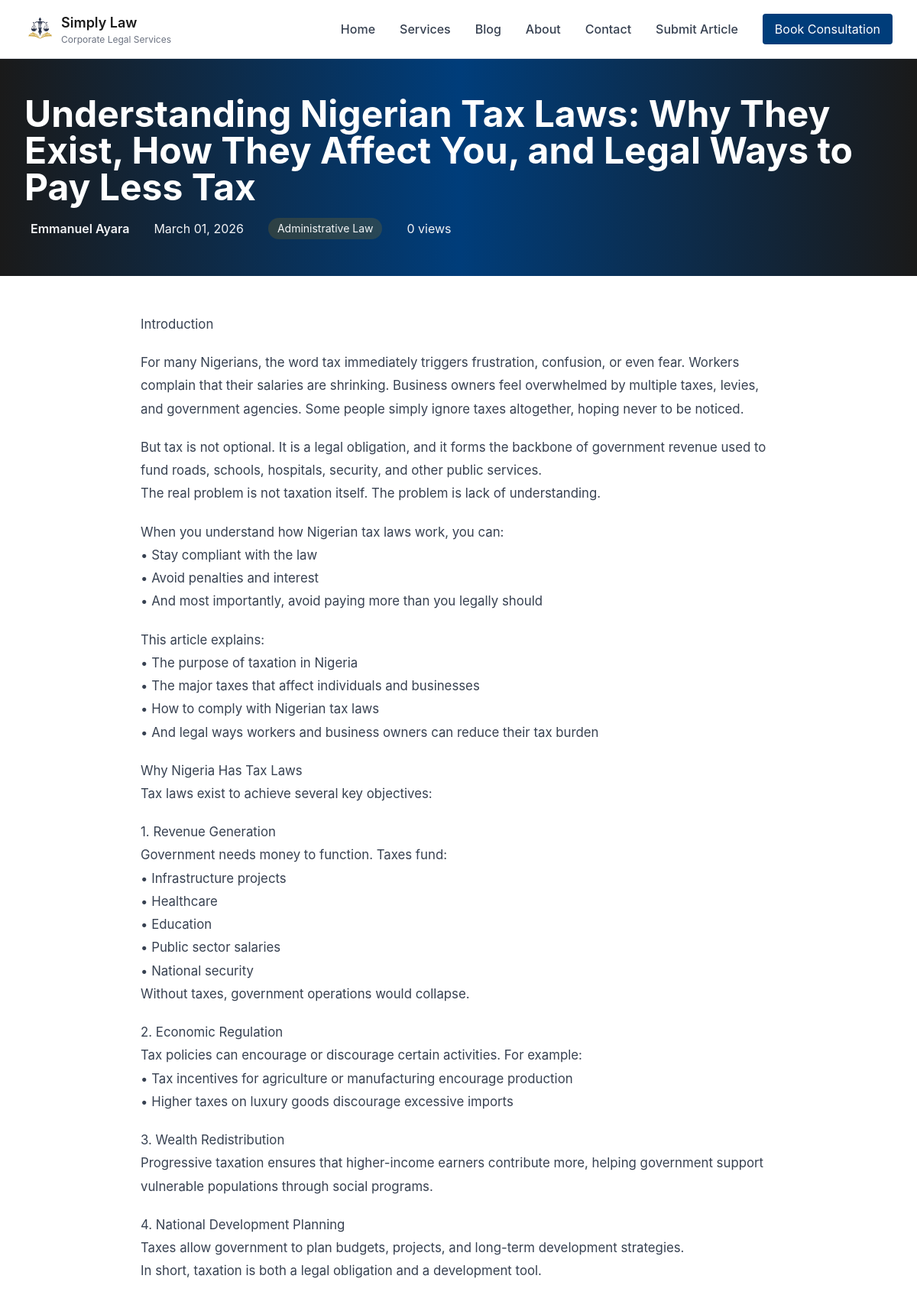
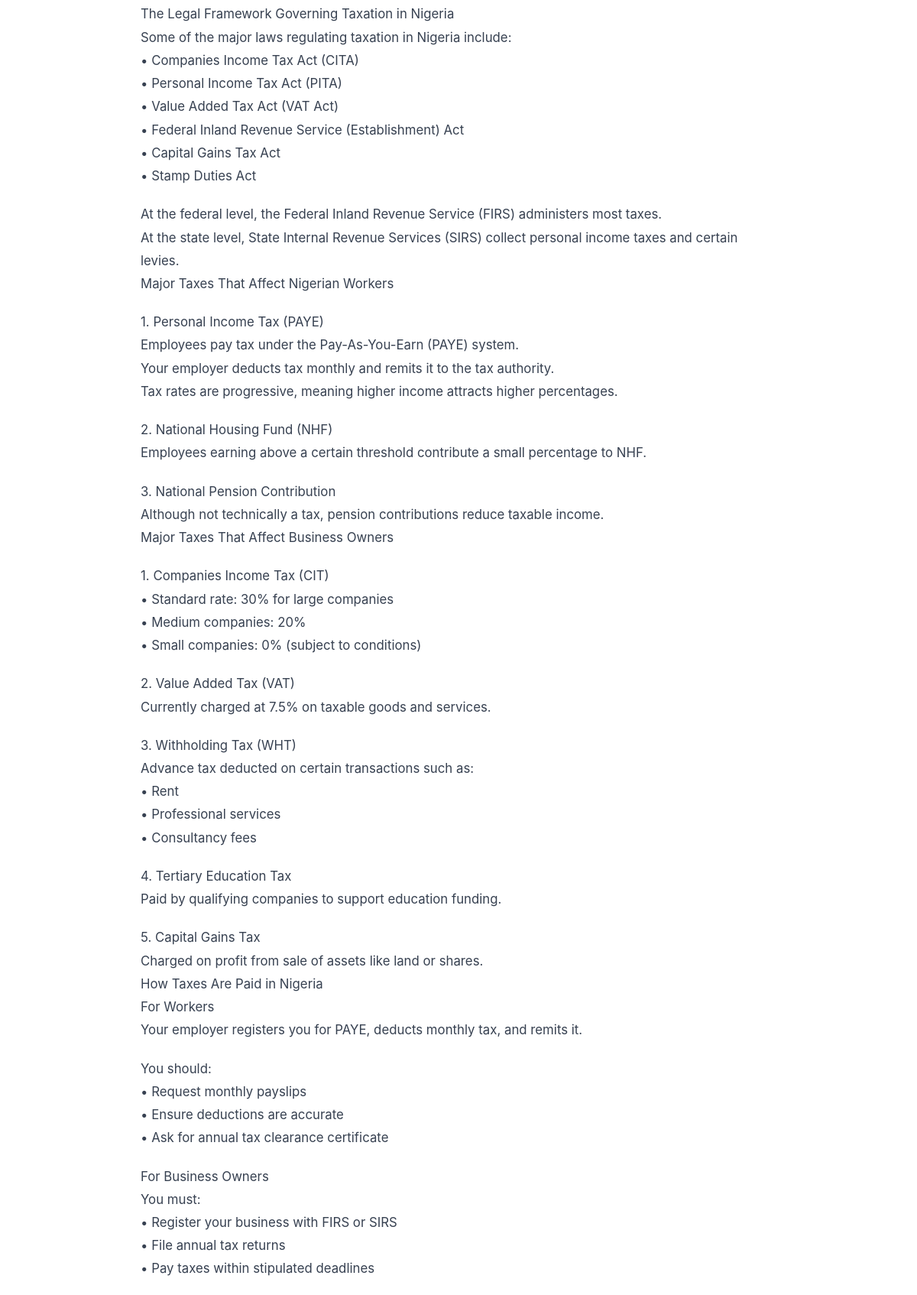
Page /read/11 (upper part) on the committed database (2 pictures, top to bottom).
### models.py (models this page shows, shortened)
class Article(db.Model):
    id = db.Column(db.Integer, primary_key=True)
    email = db.Column(db.String(120), nullable=False)
    title = db.Column(db.String(200), nullable=False)
    content = db.Column(db.Text, nullable=False)
    author = db.Column(db.String(100), nullable=False)
    date_posted = db.Column(db.DateTime, default=datetime.utcnow, nullable=False)
    date_submitted = db.Column(db.DateTime, default=datetime.utcnow, nullable=False)
    status = db.Column(
        db.String(20),
        nullable=False,
        default='pending',
        index=True  # ✅ Frequently queried
    )
    category = db.Column(
        db.String(100),
        nullable=False,
        default='General',
        index=True  # ✅ Frequently used for filtering
    )
    likes = db.Column(db.Integer, default=0, nullable=False)
    views = db.Column(db.Integer, default=0, nullable=False)
    cover_image = db.Column(db.String(255), nullable=True)
    document_filename = db.Column(db.String(255), nullable=True)
    deleted_at = db.Column(db.DateTime, nullable=True)
    is_draft = db.Column(db.Boolean, default=False, nullable=False)
    comments = db.relationship('Comment', backref='article', lazy=True, cascade='all, delete-orphan')
    visits = db.relationship('Visit', backref='article', lazy=True, cascade='all, delete-orphan')
    __table_args__ = (
        db.Index('idx_article_status_category', 'status', 'category'),
        db.Index('idx_article_date_posted', 'date_posted'),
        db.Index('idx_article_deleted_at', 'deleted_at'),  # ✅ For soft delete queries
        db.Index('idx_article_is_draft', 'is_draft'),  # ✅ For draft queries
    )
    def is_deleted(self):
        return self.deleted_at is not None

### blueprints/articles.py (the view)
@articles_bp.route('/article/<int:article_id>')
@articles_bp.route('/read/<int:article_id>')
@articles_bp.route('/read/<int:article_id>/page/<int:page>')
def read_more(article_id, page=1):
    article = Article.query.get_or_404(article_id)
    if article.is_deleted() or article.status != 'approved':
        flash("This article is no longer available.", "warning")
        return redirect(url_for('public.home')), 404
    paginated_comments = Comment.query.filter(
        Comment.article_id == article_id,
        Comment.parent_id.is_(None),  # Only root comments
        Comment.deleted_at.is_(None)  # Exclude soft-deleted comments
    ).order_by(Comment.date_posted.desc()).paginate(
        page=page,
        per_page=COMMENTS_PER_PAGE,
        error_out=False
    )
    form = CommentForm()
    return render_template(
        'read_more.html',
        article=article,
        paginated_comments=paginated_comments,
        page=page
    )

### templates/read_more.html (shortened to what this page needs)
{% extends 'base.html' %}
{% block content %}
<section class="bg-gradient-to-r from-law-dark via-law-blue to-law-dark text-white py-8 md:py-12">
    <div class="max-w-7xl mx-auto px-4 sm:px-6 lg:px-8">
        <h1 class="text-3xl md:text-4xl lg:text-5xl font-bold mb-4 leading-tight">{{ article.title }}</h1>
        <div class="flex flex-wrap items-center gap-4 md:gap-6 text-gray-100">
            <div class="flex items-center gap-2">
                <span class="font-semibold">{{ article.author }}</span>
            </div>
            <div class="flex items-center gap-2">
                <span>{{ article.date_posted.strftime('%B %d, %Y') if article.date_posted else 'Unpublished' }}</span>
            </div>
            <div class="flex items-center gap-2">
                <span class="bg-law-gold bg-opacity-20 px-3 py-1 rounded-full text-sm">{{ article.category or 'General' }}</span>
            </div>
            <div class="flex items-center gap-2">
                <span>{{ article.views or 0 }} views</span>
            </div>
        </div>
    </div>
</section>
<section class="py-8 md:py-12 bg-white">
    <div class="max-w-4xl mx-auto px-4 sm:px-6 lg:px-8">
        <div class="article-content prose prose-lg max-w-none mb-8 fade-in">
            {{ article.content|linebreaks }}
        </div>
    </div>
</section>
{% endblock %}

### templates/base.html (style rules this page uses)
* { margin: 0; padding: 0; box-sizing: border-box; }
html { scroll-behavior: smooth; }
body { font-family: 'Inter', system-ui, -apple-system, sans-serif; background-color: #fafaf8; color: #1a1a1a; line-height: 1.6; }
.page-container { min-height: 100vh; display: flex; flex-direction: column; }
.bg-law-gold { background-color: #b8860b; }
h1, h2, h3, h4, h5, h6 { font-weight: 700; line-height: 1.2; margin-bottom: 0.5rem; }
h1 { font-size: 2.5rem; }
section { padding: 3rem 0; }

### templates/read_more.html (style rules this page uses)
.article-content { font-size: 1.05rem; line-height: 1.8; color: #374151; }
.article-content p { margin-bottom: 1.25rem; }
.fade-in { animation: fadeIn 0.5s ease-in-out; }

### rows in the picture
Article: title "Understanding Nigerian Tax Laws: Why They Exist, How They Affect You, and Legal Ways to Pay Less Tax", author "Emmanuel Ayara", date_posted "March 01, 2026", category "Administrative Law", views "0", content "Introduction For many Nigerians, the word tax immediately triggers frustration, confusion, or even fear. Workers complain that their salaries are shrinking. Business owners feel overwhelmed by multiple taxes, levies, and government agencies. Some people simply ignore taxes altogether, hoping never to be noticed. But tax is not optional. It is a legal obligation, and it forms the backbone of government revenue used to fund roads, schools, hospitals, security, and other public services. The real problem is not taxation itself. The problem is lack of understanding. When you understand how Nigerian tax laws work, you can: • Stay compliant with the law • Avoid penalties and interest • And most…"
